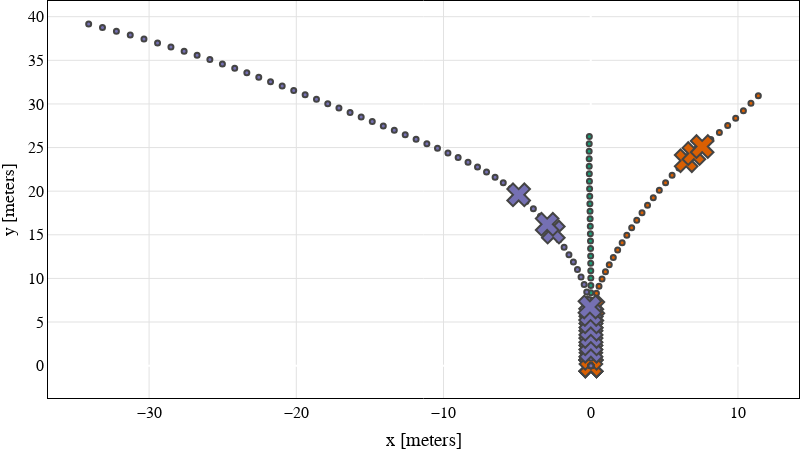

The notebook cell this image was saved under:
### Code cell
from plotly.subplots import make_subplots
import plotly.graph_objects as go

# interesting_episodes = [0] + [300000,400000,500000,600000,700000,800000] # + [latest_attack_episode] # [4, 600, 8534, 8801, 12037, 12919, 33877] 
interesting_episodes = [i+1 for i in range(37)]
interesting_episodes = [7,12]
plot_df = explore_df.loc[explore_df['episode'].isin(interesting_episodes)]
plot_df = pd.concat([baseline_df,plot_df])
plot_df = pd.concat([plot_df, attacks_df])
plot_df['y'] = plot_df['y']*-1
plot_df['y'] = plot_df['y']-267.921
symbol_order = {0:['circle','x',18],1:['x','circle',18]}
fig2 = px.line(plot_df,x='x', y='y', line_group='episode', color='episode', symbol='action', 
               symbol_sequence=symbol_order[0], color_discrete_sequence=px.colors.qualitative.Dark2)
fig2.update_traces(mode='markers', marker_line_width=2, marker_size=20,selector={"marker_symbol" : 'x'})
fig2.update_traces(mode='markers', marker_line_width=2, marker_size=5,selector={"marker_symbol" : 'circle'})
layout = go.Layout( autosize=True, margin={'l': 0, 'r': 0, 't': 0, 'b': 0})
fig2['layout'].update(layout)
fig2['layout'].update(plot_bgcolor='#FFFFFF', 
                      width=800,
                      height=600, #title='Drone trajectory',t
                      titlefont=dict(size=title_size),showlegend=False)
fig2['layout']['yaxis'].update(tickfont=dict(size=text_size), 
                                   title='y [meters]',
                                   titlefont=dict(size=title_size),
                                   gridcolor='#E2E2E2',
                                   showline=True, 
                                   linewidth=1, 
                                   linecolor='black',
                                   mirror=True)
fig2['layout']['xaxis'].update(tickfont=dict(size=text_size),
                               title='x [meters]',
                               gridcolor='#E2E2E2',
                               showline=True, 
                               linewidth=1, 
                               linecolor='black',
                               mirror=True)

fig2['layout'].update(plot_bgcolor='#FFFFFF', width=800, height=450,
                         font=dict(family="Serif", 
                              color='black',
                              size=text_size)
                              )


# fig2 = fig2.add_vline(x=35.27048400479107)
# fig2 = fig2.add_vline(x=-39.76946454091133)
iplot(fig2)

# pl1 = ['reward', 'reward_acum']
# pl2 = ['x','y','z']
# pl3 = ['roll','pitch','yaw']
# pl4 = ['m1','m2','m3','m4']
# pl5 = ['vx', 'vy', 'vz']
# pl6 = ['wx', 'wy', 'wz']
# plotting_set = pl1 + pl2 + pl3 + pl5+ pl6 + pl4
# diff_set = []
# specs_data = list()
# # for pl_d in plotting_set:
# #     if pl_d in diff_set:
# #         specs_data.append([{"secondary_y": True}])
# #     else:
# #         specs_data.append([{"secondary_y": False}])


# fign = make_subplots(rows=len(plotting_set)+len(diff_set), cols=1,
#                     shared_xaxes=True,
#                     vertical_spacing=0.02,
# #                     specs=specs_data,
#                     )

# colors = px.colors.qualitative.Bold
# colors = colors + colors + colors + colors
# print(len(colors))
# show_legend = [True]*len(interesting_episodes)
# show_legend_diff = [True]*len(interesting_episodes)
# baseline_plot = plot_df.loc[plot_df['episode']==0]
# ix = 0
# plot_delta = 0
# plot_labels = list()
# for _, pls in enumerate(plotting_set):
#     ix = ix+1+plot_delta
#     plot_labels.append(pls)
#     for iex, iep in enumerate(interesting_episodes):
#         full_this_plot = plot_df.loc[plot_df['episode']==iep]
#         for act in [0,1]:
#             this_plot = full_this_plot.loc[full_this_plot['action']==act]
#             fign.add_trace(go.Scatter(x=this_plot['step'], y=this_plot[pls], 
#                     name=str(iep)+'-'+str(act), legendgroup=str(iep)+'-'+str(act), showlegend=show_legend[iex], 
#                     marker={'color':colors[iex],'symbol':symbol_order[0][act]}, mode='markers'), row=ix, col=1)
#         plot_delta = 0
#         if pls in diff_set:
#             diff_label = pls+'-diff'
#             if not diff_label in plot_labels:
#                 plot_labels.append(diff_label)
#             plot_delta = 1
#             y_delta = full_this_plot[pls]-baseline_plot[pls]
#             y_delta = y_delta.fillna(0)
#             fign.add_trace(go.Scatter(y=y_delta, 
#                     name=str(iep)+'-diff', legendgroup=str(iep)+'-diff', showlegend=show_legend_diff[iex],
#                     mode='lines', line={'color':colors[iex]}), 
#                 row=ix+1, col=1)
#             show_legend_diff[iex]=False

#         show_legend[iex]=False


# # Formatting 
# fign['layout'].update(plot_bgcolor='#FFFFFF', 
#                       width=800,
#                       height=300*len(plotting_set), title='All plots',titlefont=dict(size=title_size))
# fign.update_traces(marker_line_width=2, marker_size=10)

# for ix,plt_name in enumerate(plot_labels):
#     fign['layout']['yaxis'+str(ix+1)].update(title=plt_name,
#                                    tickfont=dict(size=text_size), 
#                                    titlefont=dict(size=title_size),
#                                    gridcolor='#E2E2E2',
#                                    showline=True, 
#                                    linewidth=1, 
#                                    linecolor='black',
#                                    mirror=True)
#     fign['layout']['xaxis'+str(ix+1)].update(tickfont=dict(size=text_size),
#                                gridcolor='#E2E2E2',
#                                showline=True, 
#                                linewidth=1, 
#                                linecolor='black',
#                                mirror=True)
# fign['layout']['xaxis'+str(len(plotting_set))].update(title='Step')
# # fign.update_xaxes(matches='x')



# iplot(fign)

### Figure 1 — Plotly figure (JSON) as saved in the notebook; plotly's stock layout.template omitted (floating-point values rounded to 4 significant figures)
{"data": [{"hovertemplate": "episode=0<br>action=0<br>x=%{x}<br>y=%{y}<extra></extra>", "legendgroup": "0, 0", "line": {"color": "rgb(27,158,119)", "dash": "solid"}, "marker": {"line": {"width": 2}, "size": 5, "symbol": "circle"}, "mode": "markers", "name": "0, 0", "orientation": "v", "showlegend": true, "type": "scatter", "x": [0.01177, 0.01098, 0.0104, 0.01004, 0.009888, 0.009842, 0.009773, 0.009531, 0.008966, 0.00794, 0.006355, 0.004153, 0.001315, -0.002192, -0.006415, -0.01141, -0.01724, -0.02395, -0.03152, -0.03992, -0.04903, -0.0587, -0.06867, -0.07858, -0.08796, -0.09618, -0.1025, -0.1062, -0.1064, -0.1028, -0.0955], "xaxis": "x", "y": [0.836, 1.672, 2.507, 3.342, 4.177, 5.013, 5.848, 6.685, 7.522, 8.361, 9.201, 10.04, 10.89, 11.73, 12.58, 13.43, 14.28, 15.13, 15.98, 16.84, 17.7, 18.55, 19.41, 20.27, 21.14, 22.0, 22.86, 23.72, 24.57, 25.42, 26.27], "yaxis": "y"}, {"hovertemplate": "episode=7<br>action=0<br>x=%{x}<br>y=%{y}<extra></extra>", "legendgroup": "7, 0", "line": {"color": "rgb(217,95,2)", "dash": "solid"}, "marker": {"line": {"width": 2}, "size": 5, "symbol": "circle"}, "mode": "markers", "name": "7, 0", "orientation": "v", "showlegend": true, "type": "scatter", "x": [0.01273, 0.2455, 0.3858, 0.5611, 0.7672, 1.0, 1.257, 1.534, 1.827, 2.134, 2.451, 2.781, 3.125, 3.483, 3.857, 4.248, 4.657, 5.083, 5.527, 5.991, 8.155, 8.738, 9.302, 9.845, 10.37, 10.88, 11.38], "xaxis": "x", "y": [3.5e-05, 7.466, 8.285, 9.105, 9.926, 10.75, 11.58, 12.41, 13.25, 14.1, 14.95, 15.8, 16.66, 17.52, 18.38, 19.24, 20.1, 20.96, 21.81, 22.66, 25.92, 26.73, 27.54, 28.37, 29.21, 30.07, 30.93], "yaxis": "y"}, {"hovertemplate": "episode=7<br>action=1<br>x=%{x}<br>y=%{y}<extra></extra>", "legendgroup": "7, 1", "line": {"color": "rgb(217,95,2)", "dash": "solid"}, "marker": {"line": {"width": 2}, "size": 20, "symbol": "x"}, "mode": "markers", "name": "7, 1", "orientation": "v", "showlegend": true, "type": "scatter", "x": [0.01273, 0.01273, 0.01273, 0.01273, 0.01273, 0.01273, 0.01273, 0.01177, 0.0111, 0.01133, 0.01405, 0.02241, 0.04162, 0.07908, 0.1439, 6.482, 7.005, 7.567], "xaxis": "x", "y": [3.5e-05, 3.5e-05, 3.5e-05, 3.5e-05, 3.5e-05, 3.5e-05, 3.5e-05, 0.836, 1.672, 2.506, 3.34, 4.171, 4.999, 5.824, 6.646, 23.49, 24.31, 25.12], "yaxis": "y"}, {"hovertemplate": "episode=12<br>action=0<br>x=%{x}<br>y=%{y}<extra></extra>", "legendgroup": "12, 0", "line": {"color": "rgb(117,112,179)", "dash": "solid"}, "marker": {"line": {"width": 2}, "size": 5, "symbol": "circle"}, "mode": "markers", "name": "12, 0", "orientation": "v", "showlegend": true, "type": "scatter", "x": [0.01273, 0.01273, 0.01273, 0.01273, 0.01273, 0.01273, 0.01273, 0.01273, 0.01177, -0.1423, -0.2727, -0.4465, -0.6582, -0.9035, -1.178, -1.481, -1.81, -2.162, -3.418, -3.898, -4.395, -5.412, -5.943, -6.497, -7.079, -7.692, -8.336, -9.007, -9.7, -10.41, -11.13, -11.86, -12.6, -13.35, -14.09, -14.84, -15.59, -16.35, -17.1, -17.87, -18.63, -19.4, -20.18, -20.96, -21.75, -22.55, -23.36, -24.18, -25.02, -25.87, -26.74, -27.62, -28.52, -29.43, -30.35, -31.28, -32.22, -33.17, -34.1], "xaxis": "x", "y": [3.5e-05, 3.5e-05, 3.5e-05, 3.5e-05, 3.5e-05, 3.5e-05, 3.5e-05, 3.5e-05, 0.836, 7.591, 8.45, 9.307, 10.16, 11.02, 11.87, 12.72, 13.58, 14.44, 17.11, 17.99, 18.82, 20.3, 20.96, 21.59, 22.19, 22.76, 23.31, 23.85, 24.38, 24.91, 25.43, 25.94, 26.46, 26.97, 27.48, 27.99, 28.5, 29.01, 29.52, 30.03, 30.53, 31.04, 31.55, 32.05, 32.56, 33.06, 33.57, 34.08, 34.58, 35.08, 35.57, 36.05, 36.53, 36.99, 37.45, 37.89, 38.33, 38.75, 39.17], "yaxis": "y"}, {"hovertemplate": "episode=12<br>action=1<br>x=%{x}<br>y=%{y}<extra></extra>", "legendgroup": "12, 1", "line": {"color": "rgb(117,112,179)", "dash": "solid"}, "marker": {"line": {"width": 2}, "size": 20, "symbol": "x"}, "mode": "markers", "name": "12, 1", "orientation": "v", "showlegend": true, "type": "scatter", "x": [0.01098, 0.01039, 0.00989, 0.008659, 0.003754, -0.01251, -0.05596, -2.542, -2.96, -4.897], "xaxis": "x", "y": [1.672, 2.507, 3.343, 4.18, 5.02, 5.868, 6.727, 15.31, 16.21, 19.59], "yaxis": "y"}], "layout": {"autosize": true, "font": {"color": "black", "family": "Serif", "size": 16}, "height": 450, "legend": {"title": {"text": "episode, action"}, "tracegroupgap": 0}, "margin": {"b": 0, "l": 0, "r": 0, "t": 0}, "plot_bgcolor": "#FFFFFF", "showlegend": false, "title": {"font": {"size": 18}}, "width": 800, "xaxis": {"anchor": "y", "domain": [0, 1], "gridcolor": "#E2E2E2", "linecolor": "black", "linewidth": 1, "mirror": true, "showline": true, "tickfont": {"size": 16}, "title": {"text": "x [meters]"}}, "yaxis": {"anchor": "x", "domain": [0, 1], "gridcolor": "#E2E2E2", "linecolor": "black", "linewidth": 1, "mirror": true, "showline": true, "tickfont": {"size": 16}, "title": {"font": {"size": 18}, "text": "y [meters]"}}}}
